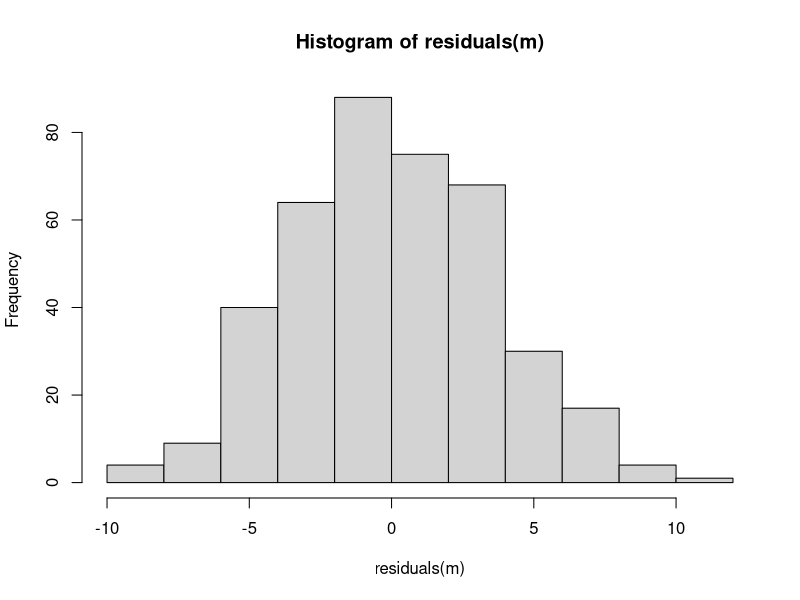
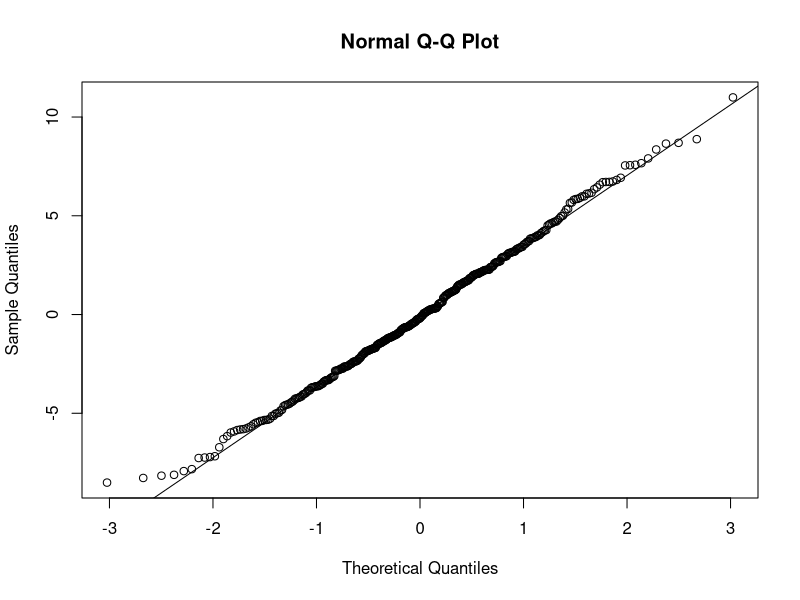
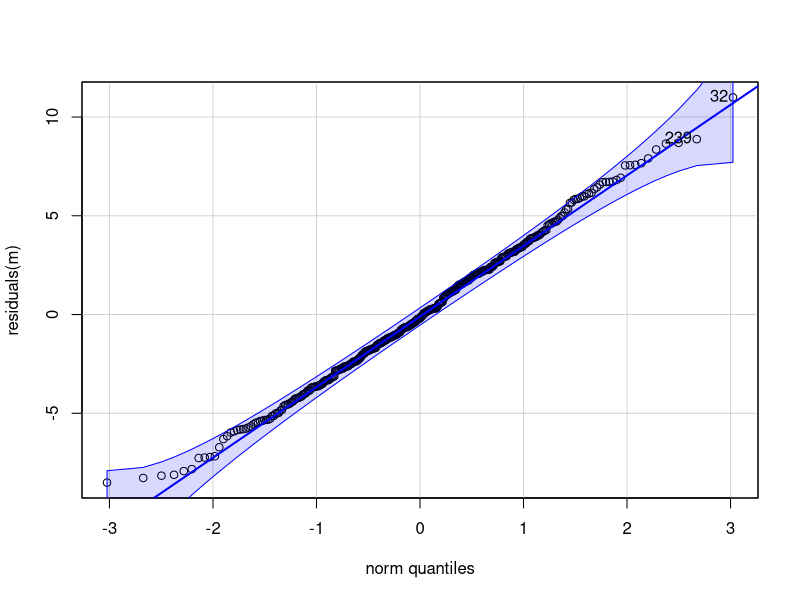
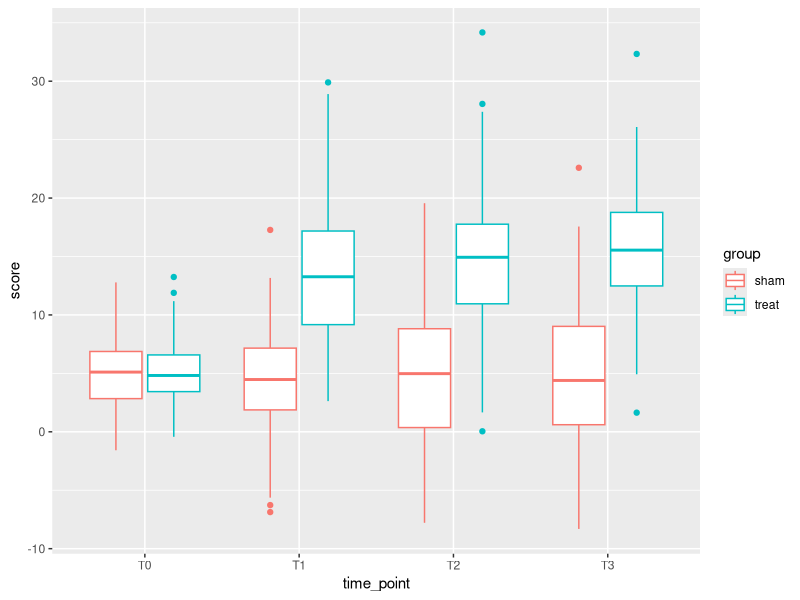
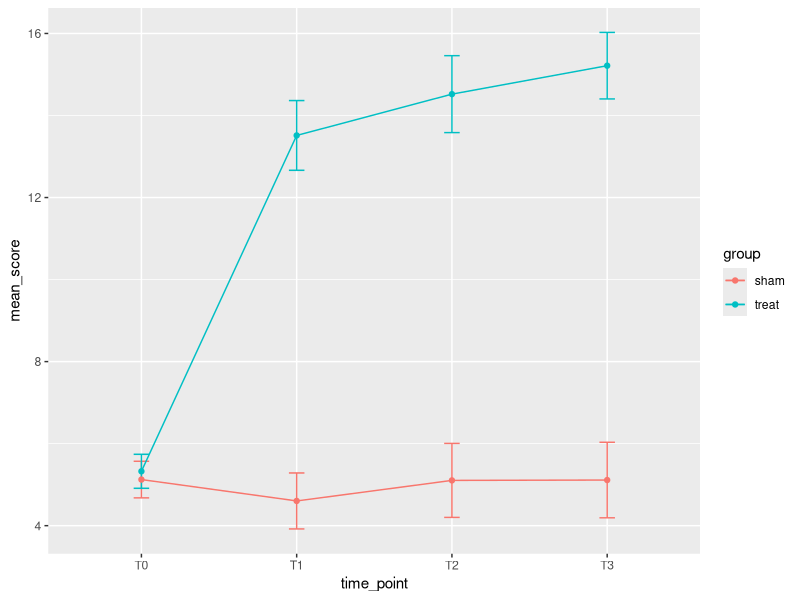

The R script that drew these images, in order:
## simulating some data to illustrate the code

## simulate data with normal residuals
n= 100
ID <- rep(1:n)
intercept <- rep(5,n) 
treat = c(rep(0,n/2),rep(3, n/2))
treatBYtime1 = rep(c(0,5), each=n/2)
treatBYtime2 = rep(c(0,6), each=n/2)
treatBYtime3 = rep(c(0,7), each=n/2)
ID_effect = rnorm(n, 0, 5)
resid = rnorm(4*n, 0, 3)

data <- as.data.frame(ID)
data$T0 <- intercept+resid[1:n] 
data$T1 <- intercept+ treat + treatBYtime1+ID_effect+resid[(n+1):(2*n)] 
data$T2 <- intercept+ treat + treatBYtime2+ID_effect+resid[(2*n+1):(3*n)] 
data$T3 <- intercept+ treat + treatBYtime3+ID_effect+resid[(3*n+1):(4*n)] 
data$group <- rep(c('sham', 'treat'), each=n/2) 

##############################################################################

## Start of mixed model analysis code

## load required libraries

## library to model mixed models
# library(lme4) # basic library
library(lmerTest) # extended functionality 
## library for plots
library(ggplot2)
## library for data wrangling
library(tidyverse)
## library for normality assumption checking
library(car)

## load in the data set

## from a csv file
#data <- read.csv("Y:/MyDocs/resources/test data sets/data.csv")

## each row is the observation of one particular study subject
## will use ID as a random effect in a model predicting outcome scores from treatment group and time point.
## outcomes are listed in wide format with a separate column for each time point
## reorganize data into long format using pivot_longer
## we want to have columns for outcome = score, ID, time point, and treatment type
data2 <- pivot_longer(data, names_to = "time_point", values_to = "score", cols = c(2:5))

## setting up the linear mixed model
m <- lmer(score ~ time_point + group + time_point:group + (1|ID), data = data2, REML = F)

## effect estimates table
summary(m)

## creating an ANOVA table
anova(m)

## residual plots to check for normality of residuals
# histogram - look for gaussian shape
hist(residuals(m))
# qqplot
qqnorm(residuals(m))
qqline(residuals(m))
# qqplot with confidence bounds (car library function)
qqPlot(residuals(m))

## plotting the data
# box and whisker plot
data2 %>% ggplot(aes(x = time_point, y = score, color = group))+
                   geom_boxplot()

# mean and SE over time
sum_data <- data2 %>% 
  group_by(time_point, group) %>%
  summarise(mean_score = mean(score), 
            sd = sd(score),
            n = n(),
            SE = sd / sqrt(n))

sum_data %>% ggplot(aes(x = time_point, y = mean_score, color = group))+
  geom_errorbar(aes(ymin=mean_score-SE, ymax=mean_score+SE), width=.1)+
  geom_line(aes(group = group))+
  geom_point()
